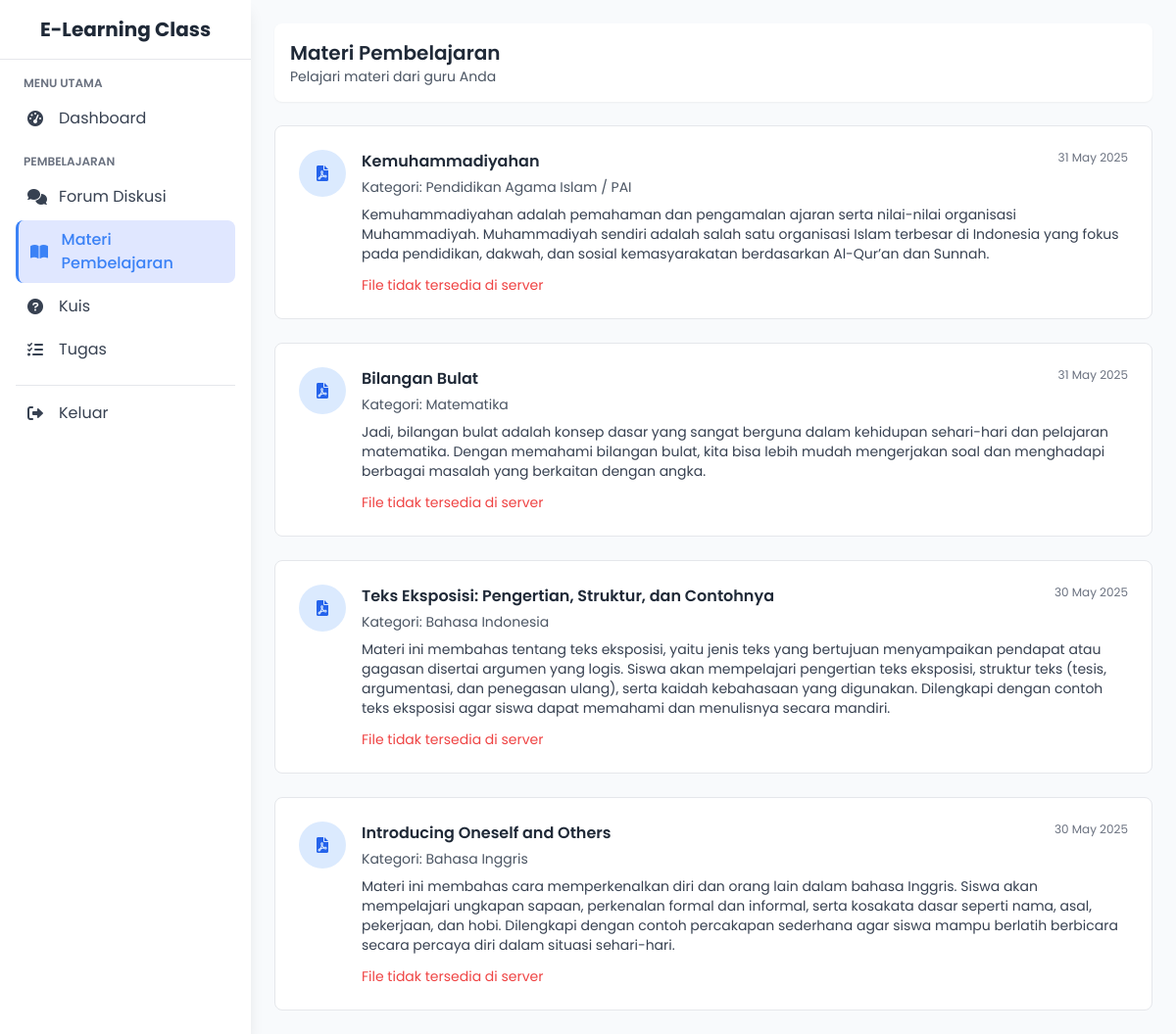
Page /public/user/materi_siswa.php on the earlier database version.
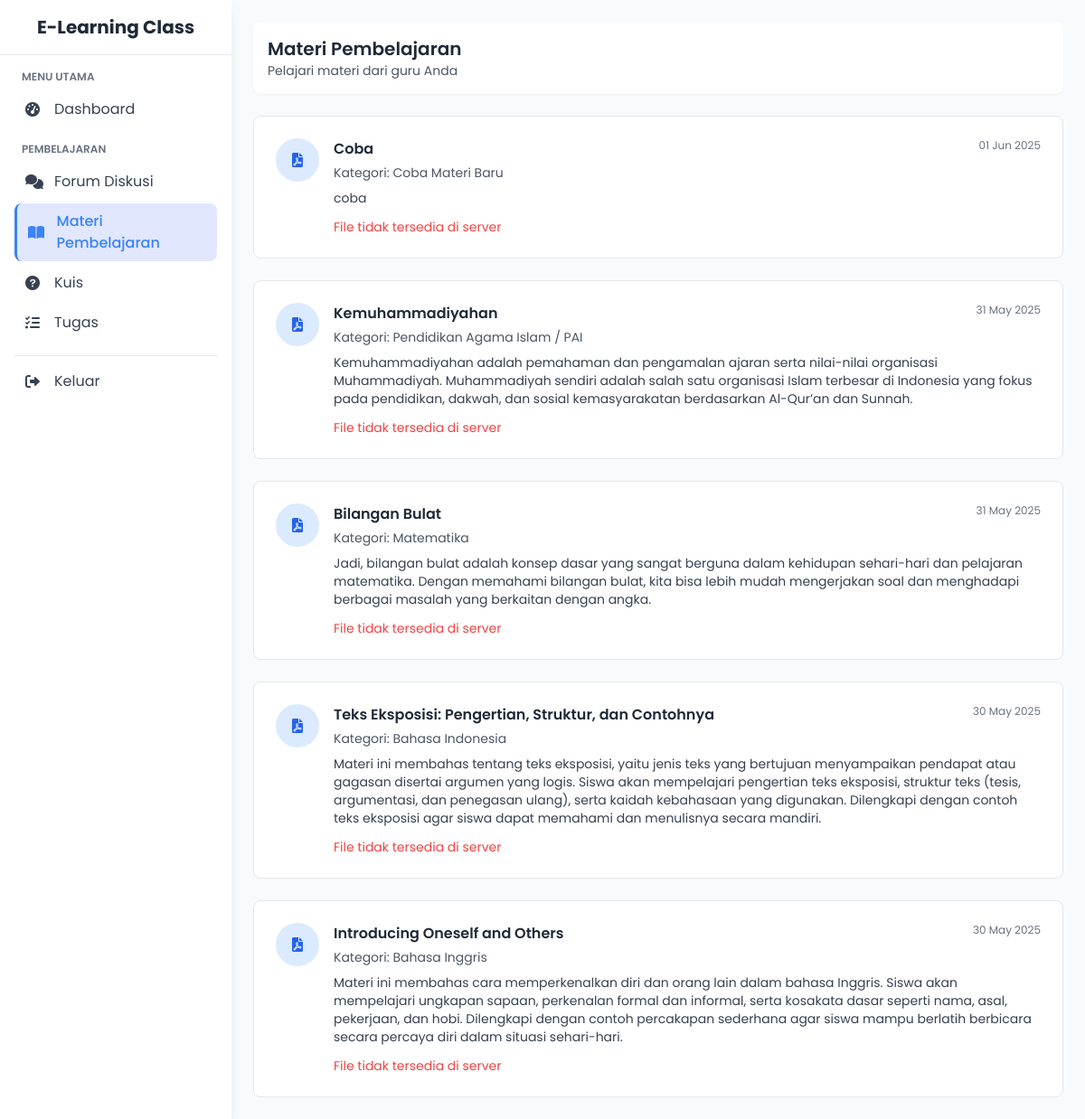
Same page on the later database version.
### tables this page shows
CREATE TABLE `materials` (
  `id` int(11) NOT NULL,
  `title` varchar(255) NOT NULL,
  `category` varchar(100) DEFAULT NULL,
  `content` text DEFAULT NULL,
  `file_path` varchar(255) DEFAULT NULL,
  `created_at` timestamp NOT NULL DEFAULT current_timestamp()
);

### public/user/materi_siswa.php (the view, shortened to what the changed rows need)
<?php
$host = getenv('MYSQLHOST') ?: 'localhost';
$dbname = getenv('MYSQL_DATABASE') ?: 'smpm29';
$password = getenv('MYSQL_ROOT_PASSWORD') ?: '';
$mysqli = new mysqli($host, $user, $password, $dbname);
$sql = "SELECT * FROM materials ORDER BY created_at DESC";
$result = $mysqli->query($sql);
$baseUploadPath = __DIR__ . '/uploads/';
?>
<!DOCTYPE html>
<html lang="id">
<head>
    <script src="https://cdn.tailwindcss.com"></script>
    <link rel="stylesheet" href="https://cdnjs.cloudflare.com/ajax/libs/font-awesome/6.0.0-beta3/css/all.min.css">
</head>
<body>
<div class="flex">
    <div class="ml-64 w-full p-6">
        <div class="bg-white rounded-lg shadow-sm p-4 mb-6">
            <h1 class="text-xl font-semibold text-gray-800">Materi Pembelajaran</h1>
        </div>
        <div class="space-y-6">
            <?php if ($result->num_rows > 0): ?>
                <?php while($row = $result->fetch_assoc()): ?>
                    <div class="bg-white border border-gray-200 rounded-lg p-6">
                        <div class="flex">
                            <div class="bg-blue-100 p-3 rounded-full h-12 w-12 flex items-center justify-center mr-4">
                                <?php
                                $filePath = $row['file_path'];
                                $ext = $filePath ? strtolower(pathinfo($filePath, PATHINFO_EXTENSION)) : '';
                                if (in_array($ext, ['pdf'])) {
                                    echo '<i class="fas fa-file-pdf text-blue-600"></i>';
                                } elseif (in_array($ext, ['doc', 'docx'])) {
                                    echo '<i class="fas fa-file-word text-blue-600"></i>';
                                } elseif (in_array($ext, ['ppt', 'pptx'])) {
                                    echo '<i class="fas fa-file-powerpoint text-blue-600"></i>';
                                } elseif (in_array($ext, ['jpg', 'jpeg', 'png', 'gif'])) {
                                    echo '<i class="fas fa-file-image text-blue-600"></i>';
                                } elseif (in_array($ext, ['mp4', 'mov', 'avi'])) {
                                    echo '<i class="fas fa-file-video text-blue-600"></i>';
                                } else {
                                    echo '<i class="fas fa-book-open text-blue-600"></i>';
                                }
                                ?>
                            </div>
                            <div class="flex-1">
                                <div class="flex justify-between">
                                    <h3 class="font-semibold text-gray-800"><?= htmlspecialchars($row['title']) ?></h3>
                                    <span class="text-xs text-gray-500"><?= date('d M Y', strtotime($row['created_at'])) ?></span>
                                </div>
                                <p class="text-sm text-gray-600 mt-1">Kategori: <?= htmlspecialchars($row['category'] ?? 'Umum') ?></p>
                                <p class="text-gray-700 mt-2 text-sm"><?= nl2br(htmlspecialchars($row['content'])) ?></p>
                                <?php if (!empty($row['file_path'])): ?>
                                <?php
                                $filePath = 'uploads/' . htmlspecialchars($row['file_path']);
                                $fullPath = $baseUploadPath . $row['file_path'];
                                if (file_exists($fullPath)):
                                    $fileSize = filesize($fullPath);
                                    $fileUrl = htmlspecialchars($filePath);
                                ?>
                                    <div class="mt-3">
                                        <div class="flex items-center space-x-4">
                                            <a href="<?= $fileUrl ?>" download class="text-sm text-blue-600 hover:underline flex items-center">
                                                <i class="fas fa-download mr-2"></i>
                                                Download File (<?= round($fileSize / 1024 / 1024, 2) ?> MB)
                                            </a>
                                            <?php if (in_array($ext, ['jpg', 'jpeg', 'png', 'gif', 'pdf'])): ?>
                                                <button onclick="previewFile('<?= $fileUrl ?>', '<?= $ext ?>')" class="text-sm text-green-600 hover:underline flex items-center">
                                                    <i class="fas fa-eye mr-2"></i>
                                                    Lihat File
                                                </button>
                                            <?php elseif (in_array($ext, ['mp4', 'mov', 'avi'])): ?>
                                                <button onclick="previewFile('<?= $fileUrl ?>', '<?= $ext ?>')" class="text-sm text-green-600 hover:underline flex items-center">
                                                    <i class="fas fa-play mr-2"></i>
                                                    Putar Video
                                                </button>
                                            <?php endif; ?>
                                        </div>
                                    </div>
                                <?php else: ?>
                                    <div class="mt-3 text-sm text-red-500">
                                        File tidak tersedia di server
                                    </div>
                                <?php endif; ?>
                            <?php endif; ?>
                            </div>
                        </div>
                    </div>
                <?php endwhile; ?>
            <?php else: ?>
                <p class="text-gray-500">Belum ada materi yang tersedia.</p>
            <?php endif; ?>
        </div>
    </div>
</div>
</body>
</html>

Differences in the rows shown:
added materials: title "Coba", created_at "01 Jun 2025", category "Coba Materi Baru", content "coba", shows "File tidak tersedia di server"
